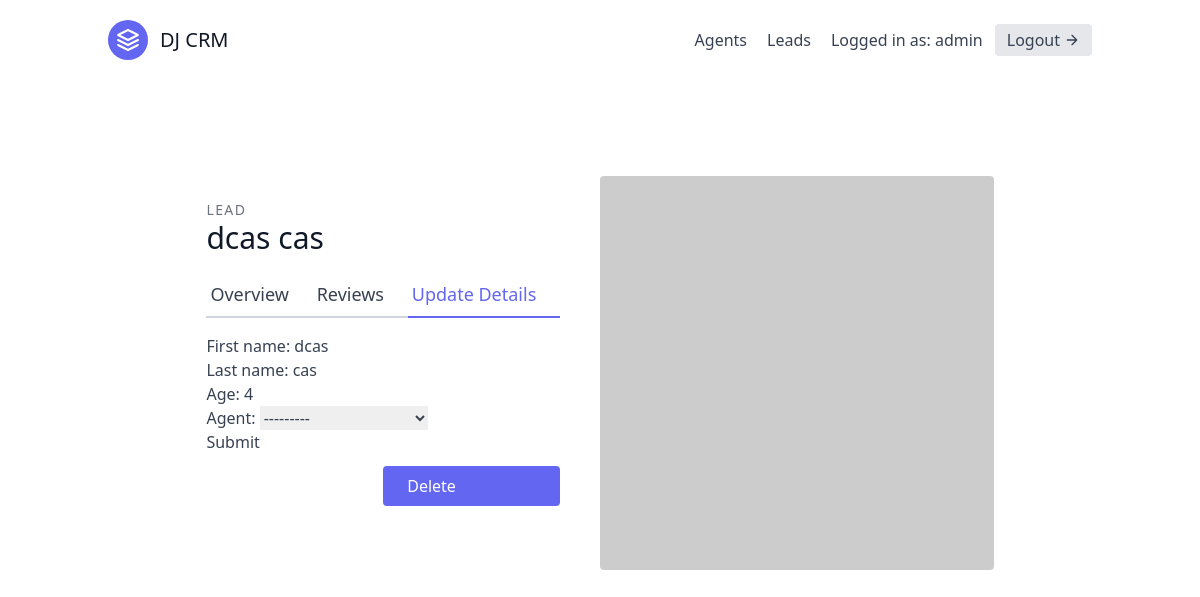
Page /leads/5/update/ (signed in) on the earlier database version.
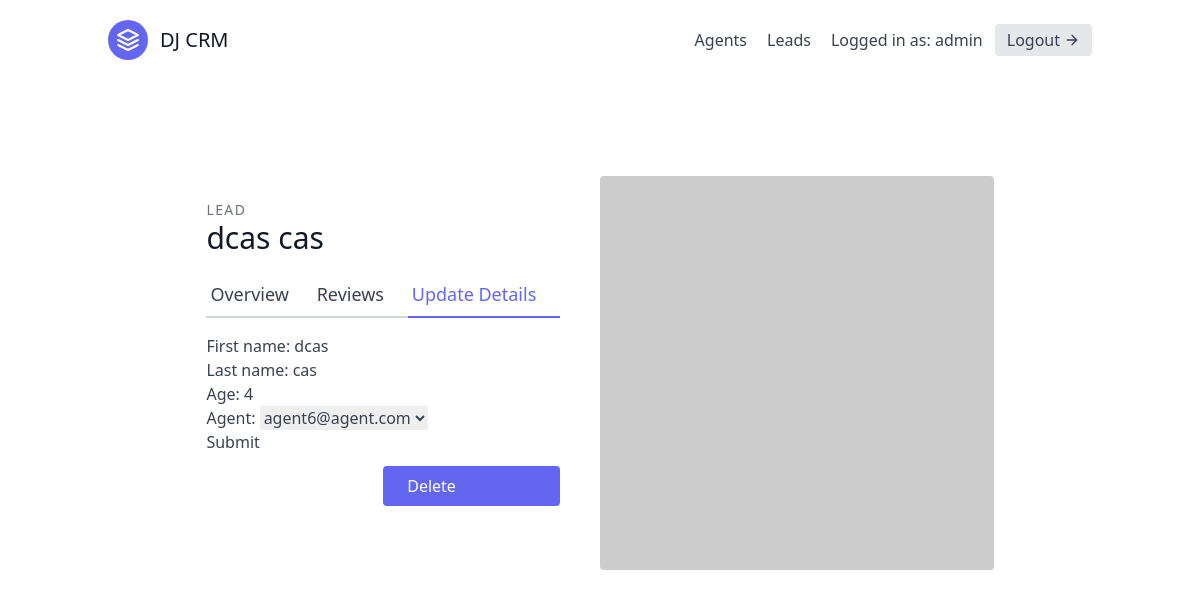
Same page on the later database version.
### leads/models.py (models this page shows, shortened)
class Lead(models.Model):
    first_name = models.CharField(max_length=20)
    last_name = models.CharField(max_length=20)
    age = models.IntegerField(default=0)
    organisation = models.ForeignKey(UserProfile, on_delete=models.CASCADE)
    agent = models.ForeignKey("Agent", null=True, blank=True, on_delete=models.SET_NULL)
    category = models.ForeignKey("Category", null=True, blank=True, on_delete=models.SET_NULL)

### leads/views.py (the view, shortened to what this page needs)
# urls.py: path('<int:pk>/update/', LeadUpdateView.as_view(), name='lead-update'),
class LeadUpdateView(OrganisorAndLoginRequiredMixin, generic.UpdateView):
    template_name = "leads/lead_update.html"
    form_class = LeadModelForm
    def get_queryset(self):
        user = self.request.user
        return Lead.objects.filter(organisation=user.userprofile)

### leads/forms.py
class LeadModelForm(forms.ModelForm):
    class Meta:
        model = Lead
        fields = (
            'first_name',
            'last_name',
            'age',
            'agent',
                   )

### agents/mixins.py (called while the page is built)
    def dispatch(self, request, *args, **kwargs):
        if not request.user.is_authenticated or not request.user.is_organisor:
            return redirect('leads:lead-list')
        return super().dispatch(request, *args, **kwargs)

### leads/models.py (called while the page is built)
    def __str__(self):
        return self.user.email

### leads/templates/leads/lead_update.html (shortened to what this page needs)
{% extends "_base.html" %}
{% block content %}
<section class="text-gray-700 body-font overflow-hidden">
    <div class="container px-5 py-24 mx-auto">
      <div class="lg:w-4/5 mx-auto flex flex-wrap">
        <div class="lg:w-1/2 w-full lg:pr-10 lg:py-6 mb-6 lg:mb-0">
            <h2 class="text-sm title-font text-gray-500 tracking-widest">LEAD</h2>
            <h1 class="text-gray-900 text-3xl title-font font-medium mb-4">{{ lead.first_name }} {{ lead.last_name }}</h1>
            <div class="flex mb-4">
                <a href="{% url 'leads:lead-detail' lead.pk %}" class="flex-grow border-b-2 border-gray-300 py-2 text-lg px-1">
                    Overview
                </a>
                <a class="flex-grow border-b-2 border-gray-300 py-2 text-lg px-1">
                    Reviews
                </a>
                <a href="{% url 'leads:lead-update' lead.pk %}" class="flex-grow text-indigo-500 border-b-2 border-indigo-500 py-2 text-lg px-1">
                    Update Details
                </a>
            </div>
            <form form method="post">
                {{ form.as_p }}
                <button type="submit">Submit</button>
            </form>
            <a href="{% url 'leads:lead-delete' lead.pk %}" class="w-1/2 mt-3 flex ml-auto text-white bg-indigo-500 border-0 py-2 px-6 focus:outline-none hover:bg-indigo-600 rounded">
                Delete
            </a>
        </div>
        <img alt="ecommerce" class="lg:w-1/2 w-full lg:h-auto h-64 object-cover object-center rounded" src="https://dummyimage.com/400x400">
      </div>
    </div>
  </section>
{% endblock content %}

Differences in the rows shown:
changed Lead "dcas": agent "---------" → "agent6@agent.com"
